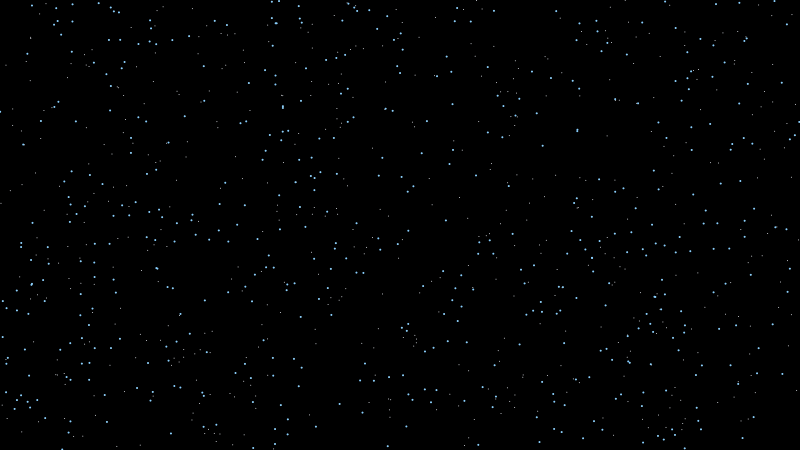
Frame 1 (no input)
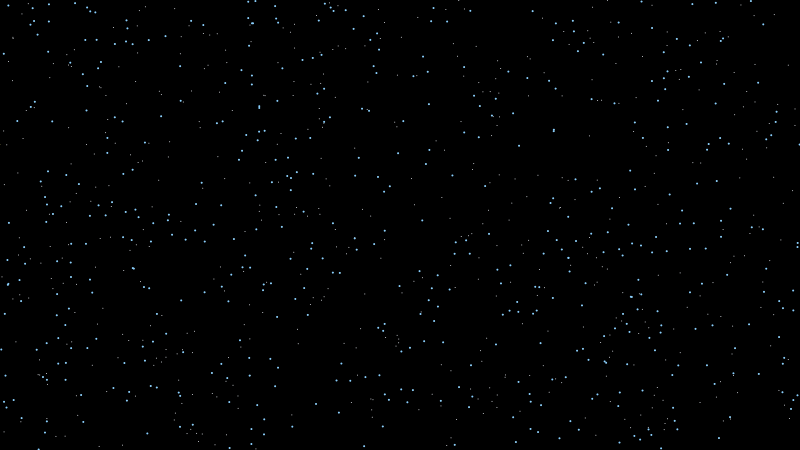
Frame 60 (the mouse pressed at the canvas centre just before this capture)
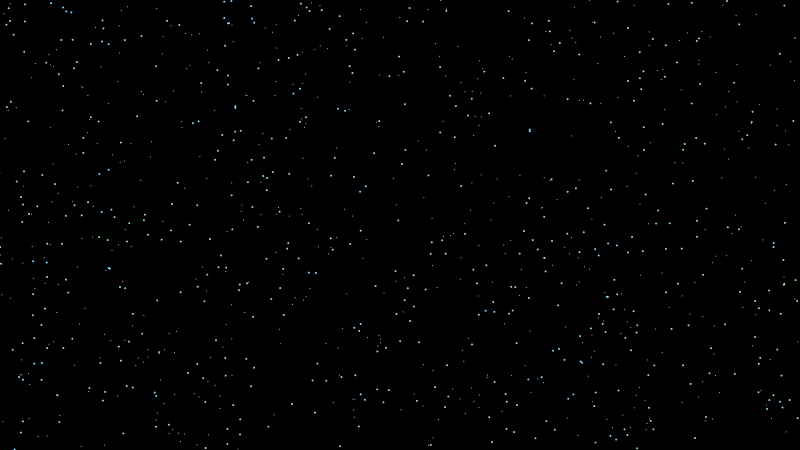
Frame 120 (the mouse held since frame 60 and released just before this capture)

The Processing sketch that drew these frames (run headless with seeded random() and noise(); from frame 60 on, the mouse is pressed at the canvas centre):

// Processing sketch: processing_6313
// ── processing_6313.pde

Galaxy a, b, c; 

void setup()
{ 
  size (800,450); 
  background(0); 
  smooth(); 
  noStroke(); 
  a = new Galaxy(500); 
  b = new Galaxy(500);
  c = new Galaxy(500);
  a.show(); 
  b.show();
  c.show();

} 
 
 
 
void draw()
{ 
  background(0); 
  fill(244,248,255); 
  a.galaxy(1,.3); 
  fill(245,230,130);
  b.galaxy(1,.2);
  fill(#87CEFF);
  b.galaxy(2,.2);
  

 
} 
 

class Galaxy
{ 
  int numberOfstars = 1000;  
  Star[] star = new Star[numberOfstars]; 
 
   Galaxy(int n)
   { 
      numberOfstars = n; 
    } 

      void show()
      { 
     
        for (int i=0; i<numberOfstars; i++)
        { 
          star[i]= new Star(random(0,width),random(0,height));      
        } 
 
  } 

 
  void galaxy(int b, float c)
   { 
      for (int d=0; d<numberOfstars; d++)
       { 
        star[d].move(b,c);  
       } 
 
  } 
 
  
class Star
{ 
 
    float x,y,z,p,p2; 
 
 
    Star(float x2,float y2 )
    
    { 
      p=x2;  
      y=y2;  
 
    } 
 
   
    void move(int j,float k)
    { 
      float p2 = p - x; 
      ellipse(p2,y,j,j);  
      
        if (p2 < 0)
        { 
          p = p + width;  
        } 
          
            if (p2 > width)
            { 
              p = p - width;  
            } 
     
      x  = x + k; 
    } 
    
  } 
 
 
} 
 
 
